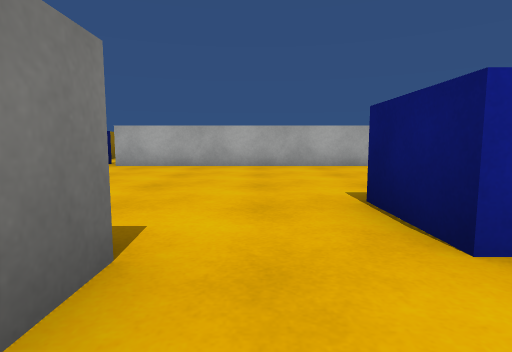
view 1 (above)

16 first-person views from a walk through a 3-D level made in the Unity game engine. The camera is 0.55 m above the floor, tilts 6° down and sees 80° across. The floor is counted in squares, 1 m on a side. Each view is taken from the middle of a square. On the plan, view 1 faces up. The plan holds only what a view shows up to about 9 squares ahead; the rest is blank. The place goes on beyond the plan. The player character is not drawn. Surface patterns are stand-ins for the level's own textures.

view 2
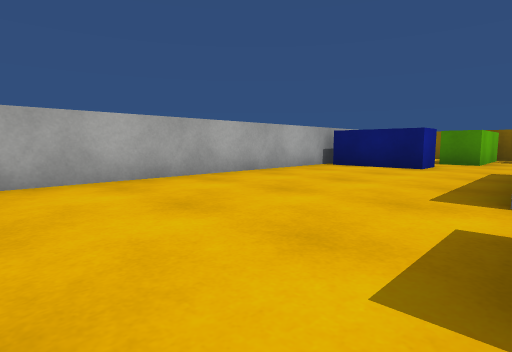

view 3
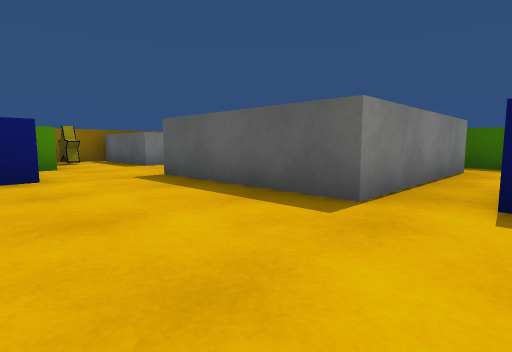

view 4
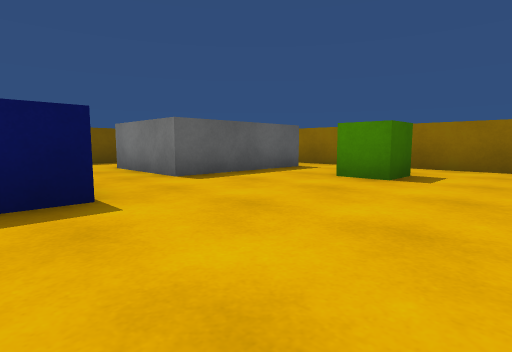

view 5
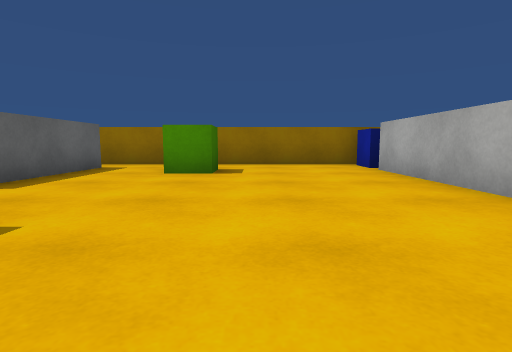

view 6
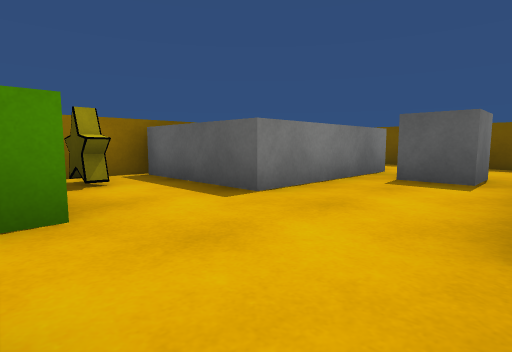

view 7
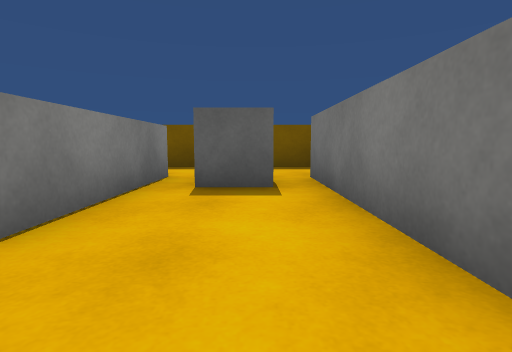

view 8
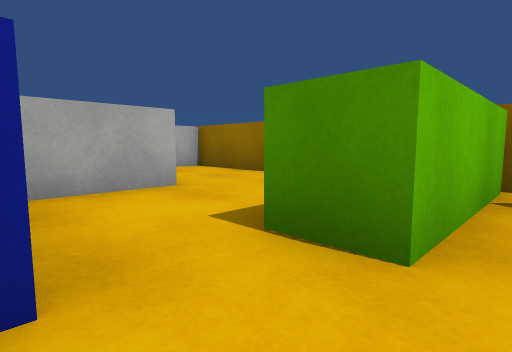

view 9
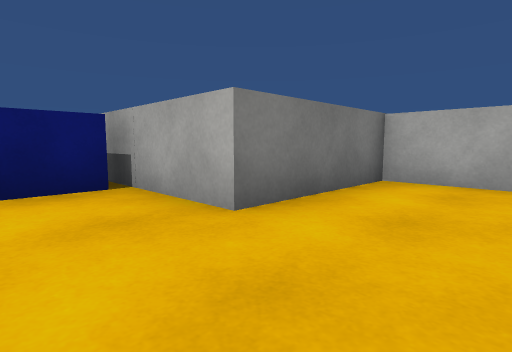

view 10
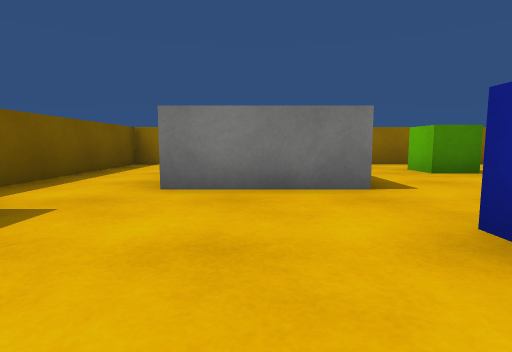

view 11
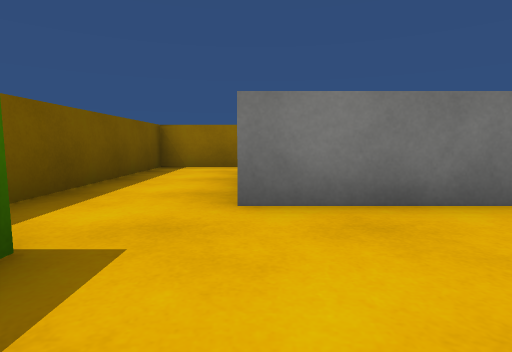

view 12
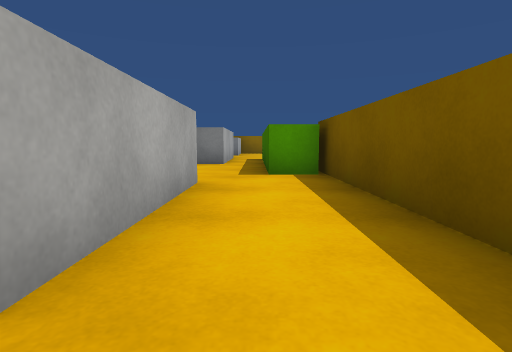

view 13
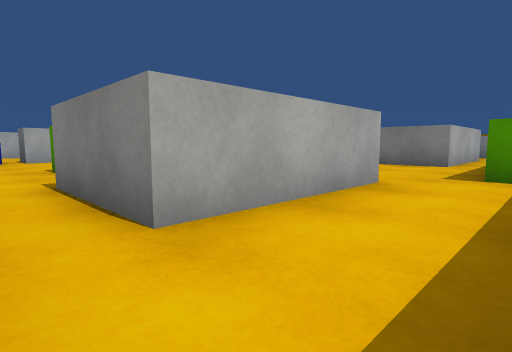

view 14
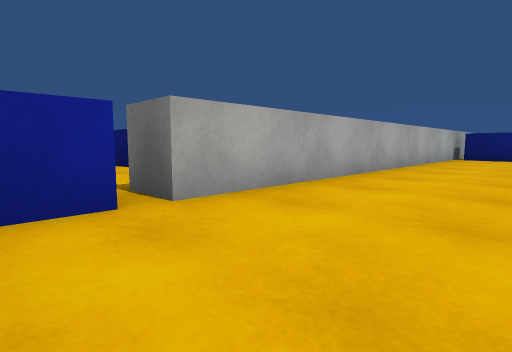

view 15
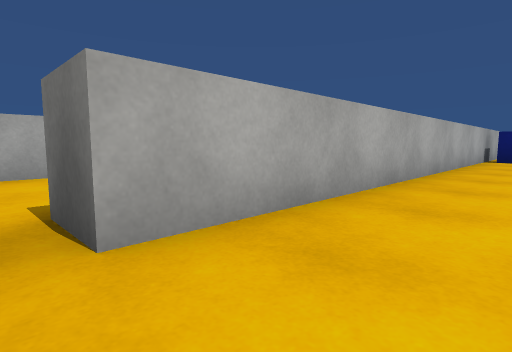

view 16
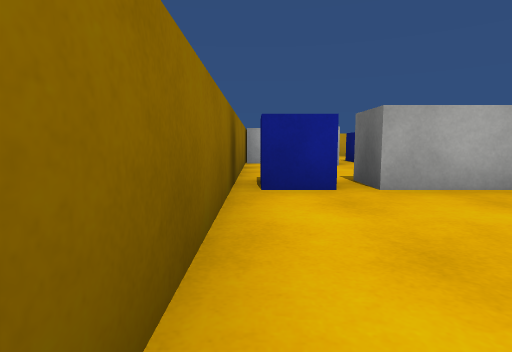

### Floor plan
Points are (right, up) in squares from view 1. A wall is a line through its corners. A room is listed if a view was taken in it or the views show most of it. See-through windows are left out.
Room 1 (views 1, 2, 3, 4, 5, 6, 7, 8, 10, 11, 14, 15, 16)
walls: (7.1, 3) (7.1, -1.1); (3.3, -1.2) (3.3, 3.3) (7.1, 3.3); (0.5, -2.2) (3.8, -2.2); (-4.1, -1.2) (-4.1, 1.4) (-0.7, 1.4) (-0.7, -1.2); (-5.3, 8.5) (-5.3, 0.5); (6.6, -3.3) (10.4, -3.3); (10.1, 7.6) (-3.5, 7.6) (-3.5, 8.6); (9.4, -1.2) (9.4, 2.5) (12.2, 2.5); (12.5, 2.3) (12.5, 4.4) (9.4, 4.4) (9.4, 5.4)
ways out: opening at (10, 6.5) to room 2; opening at (-5, -1) to room 3; opening at (0, -1) to room 3
objects: blue cube (-5, 8) to (-4, 8); green cube (-3, 4); blue block (1, 2) to (2, 3); cube (8, -1) to (9, 0); blue block (8, 5) to (8, 7); other object (12, 4)
Room 2 (view 9)
walls: (12.5, 8.3) (12.5, 10.6) (10.1, 10.6) (10.1, 7.6)
ways out: opening at (10, 6.5) to room 1
Room 3 (views 12, 13)
walls: (-5.3, -1.4) (-5.3, -3.3) (1.2, -3.3); (-0.7, -1.2) (-4.1, -1.2); (0.5, -3.2) (0.5, -2.2)
ways out: opening at (-5, -1) to room 1; opening at (0, -1) to room 1

Where each view was taken, in squares from view 1:
view 1: 0 up, 0 right, facing up
view 2: 3 up, 0 right, facing up-right
view 3: 6 up, 2 right, facing down-right
view 4: 6 up, 2 right, facing down-left
view 5: 5 up, 3 right, facing left
view 6: 5 up, 7 right, facing down-right
view 7: 4 up, 8 right, facing down
view 8: 4 up, 8 right, facing up-right
view 9: 6 up, 12 right, facing up-left
view 10: 0 up, 3 right, facing left
view 11: 1 down, 2 right, facing left
view 12: 2 down, 5 left, facing right
view 13: 3 down, 5 left, facing up-right
view 14: 5 up, 5 left, facing up-right
view 15: 6 up, 4 left, facing up-right
view 16: 4 up, 5 left, facing up
